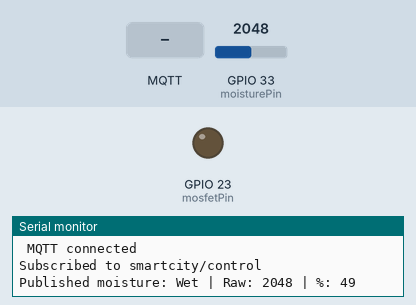
Simulated run of this sketch. Board: ESP32. Parts: output pins drawn as LEDs (lit = HIGH), the last lines printed to the serial monitor. The inputs (shaded band) are chosen by the test bench; at power-on: GPIO 33 (moisturePin) = 2048. WiFi joins after 1.5 s; servers stay silent unless stated; random numbers use the default seed unless the sketch sets one; no MQTT or app messages arrive unless stated.

Above: at 2.7 s.
2.8 s: GPIO 33 (moisturePin) set to 3577
7.0 s: GPIO 33 (moisturePin) set to 3689
At 8.6 s:
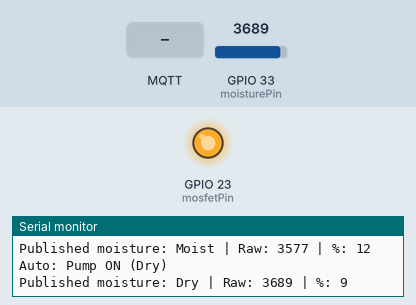
10.5 s: MQTT message "pump:off" arrives on the first subscribed topic
At 11.3 s:
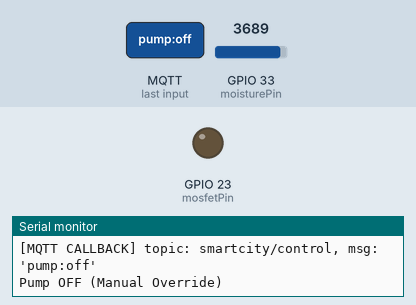
12.0 s: MQTT message "auto" arrives on the first subscribed topic
At 14.5 s:
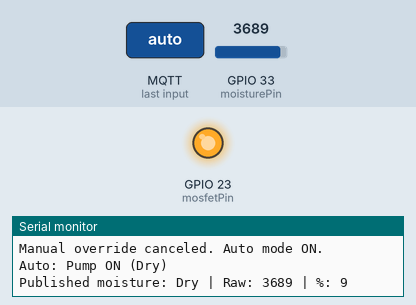
Timing chart, 0 to 16.0 s (numbered marks = the images above; inputs shaded):
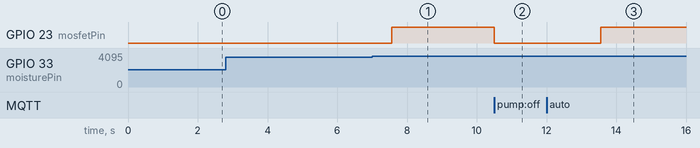

Measured:
- the behaviour switches between 3644 and 3645 on GPIO 33 (moisturePin) (found by bisection; images 0 and 1)
- after the input at 7.0 s, GPIO 23 (mosfetPin): LOW → HIGH after 0.56 s
- after the input at 10.5 s, GPIO 23 (mosfetPin): HIGH → LOW at once
- after the input at 12.0 s, GPIO 23 (mosfetPin): LOW → HIGH after 1.6 s

The sketch:

sketch_sep9a.ino
```cpp
#include <WiFi.h>
#include <PubSubClient.h>

// ===== WiFi & MQTT Config =====
const char* WIFI_SSID     = "ikrma";
const char* WIFI_PASSWORD = "12345ikram";
const char* MQTT_BROKER   = "test.mosquitto.org";
const int   MQTT_PORT     = 1883;

const char* MQTT_CONTROL_TOPIC   = "smartcity/control";   // For pump commands
const char* MQTT_MOISTURE_TOPIC  = "smartcity/moisture";  // For publishing moisture level

// ===== Hardware Pins =====
const int mosfetPin    = 23;  // Digital pin for MOSFET (Pump)
const int moisturePin  = 33;  // ADC1 pin for Moisture Sensor

// ===== Globals =====
WiFiClient espClient;
PubSubClient client(espClient);

bool pumpState = false;         // Current pump ON/OFF state
bool manualOverride = false;    // Manual override active?
bool manualPumpState = false;   // Manual pump desired state

// ===== MQTT Callback =====
void mqttCallback(char* topic, byte* payload, unsigned int length) {
  String msg;
  for (unsigned int i = 0; i < length; i++) {
    msg += (char)payload[i];
  }
  msg.trim();

  Serial.printf("[MQTT CALLBACK] topic: %s, msg: '%s'\n", topic, msg.c_str());

  if (msg == "pump:on") {
    manualOverride = true;
    manualPumpState = true;
    digitalWrite(mosfetPin, HIGH);
    pumpState = true;
    Serial.println("Pump ON (Manual Override)");
  }
  else if (msg == "pump:off") {
    manualOverride = true;
    manualPumpState = false;
    digitalWrite(mosfetPin, LOW);
    pumpState = false;
    Serial.println("Pump OFF (Manual Override)");
  }
  else if (msg == "auto") {
    manualOverride = false;  // Cancel manual override, resume auto mode
    Serial.println("Manual override canceled. Auto mode ON.");
  }
}

// ===== WiFi Connect =====
void connectToWiFi() {
  Serial.print("Connecting to WiFi...");
  WiFi.begin(WIFI_SSID, WIFI_PASSWORD);
  while (WiFi.status() != WL_CONNECTED) {
    delay(500);
    Serial.print(".");
  }
  Serial.println(" connected!");
  Serial.printf("IP: %s\n", WiFi.localIP().toString().c_str());
}

// ===== MQTT Connect =====
void connectToMQTT() {
  Serial.println("Connecting to MQTT...");
  while (!client.connected()) {
    String clientId = "ESP32Client-" + String(random(0xffff), HEX);
    if (client.connect(clientId.c_str())) {
      Serial.println(" MQTT connected");
      client.subscribe(MQTT_CONTROL_TOPIC);
      Serial.printf("Subscribed to %s\n", MQTT_CONTROL_TOPIC);
    } else {
      Serial.printf("MQTT failed with rc=%d, retry in 2s\n", client.state());
      delay(2000);
    }
  }
}

// ===== Task: Moisture Sensor Publisher + Auto Pump Logic =====
void taskMoisturePublish(void *parameter) {
  while (true) {
    int rawValue = analogRead(moisturePin);
    int moisturePercent = map(rawValue, 4095, 0, 0, 100);
    moisturePercent = constrain(moisturePercent, 0, 100);

    String status;
    if (moisturePercent <= 10) {
      status = "Dry";
    }
    else if (moisturePercent > 10 && moisturePercent <= 20) {
      status = "Moist";
    }
    else {
      status = "Wet";
    }

    if (!manualOverride) {
      // Auto mode based on moisture
      if (status == "Dry" && !pumpState) {
        pumpState = true;
        digitalWrite(mosfetPin, HIGH);
        Serial.println("Auto: Pump ON (Dry)");
      }
      else if ((status == "Moist" || status == "Wet") && pumpState) {
        pumpState = false;
        digitalWrite(mosfetPin, LOW);
        Serial.println("Auto: Pump OFF (Moist/Wet)");
      }
    } else {
      // Manual override active, keep pump state as set by button
      if (pumpState != manualPumpState) {
        pumpState = manualPumpState;
        digitalWrite(mosfetPin, pumpState ? HIGH : LOW);
        Serial.printf("Manual override sync pump to: %s\n", pumpState ? "ON" : "OFF");
      }
    }

    client.publish(MQTT_MOISTURE_TOPIC, status.c_str());
    Serial.printf("Published moisture: %s | Raw: %d | %%: %d\n", status.c_str(), rawValue, moisturePercent);

    vTaskDelay(2000 / portTICK_PERIOD_MS);
  }
}

void setup() {
  Serial.begin(115200);
  pinMode(mosfetPin, OUTPUT);
  digitalWrite(mosfetPin, LOW);

  connectToWiFi();
  client.setServer(MQTT_BROKER, MQTT_PORT);
  client.setCallback(mqttCallback);
  connectToMQTT();

  xTaskCreatePinnedToCore(taskMoisturePublish, "MoistureTask", 2048, NULL, 1, NULL, 1);
}

void loop() {
  if (!client.connected()) {
    connectToMQTT();
  }
  client.loop();
}
```
